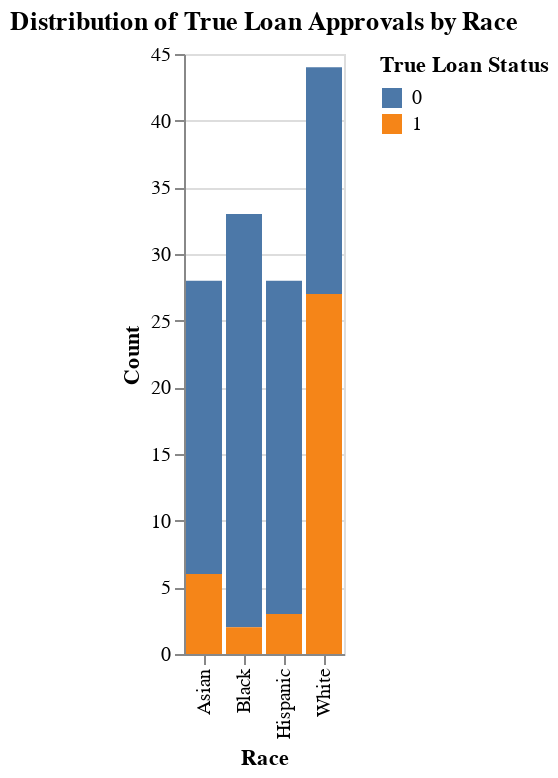

Notebook cell for this chart:
### Markdown cell above
------------------------------------------------------------------------

## Step 5. Visualize Loan Approval Predictions

### 5a. True Loan Approval Distribution by Race

### Code cell
data_test['true_label'] = data_test['Loan_Status'].map({'Y': 1, 'N': 0}).astype('int')

chart_true = alt.Chart(data_test).mark_bar().encode(
    x=alt.X('Race:N', title='Race'),
    y=alt.Y('count()', title='Count'),
    color=alt.Color('true_label:N', title='True Loan Status')
).properties(
    title='Distribution of True Loan Approvals by Race'
)
chart_true

### Figure 1 — Vega-Lite specification as saved in the notebook (floating-point values rounded to 4 significant figures; data arrays with more than 128 entries replaced by an {"elided": "..."} marker saying what was removed)
{"config": {"view": {"continuousWidth": 300, "continuousHeight": 300}}, "data": {"name": "data-5a52470ad35b0ed27f5e2b9084b945c5"}, "mark": {"type": "bar"}, "encoding": {"color": {"field": "true_label", "title": "True Loan Status", "type": "nominal"}, "x": {"field": "Race", "title": "Race", "type": "nominal"}, "y": {"aggregate": "count", "title": "Count", "type": "quantitative"}}, "title": "Distribution of True Loan Approvals by Race", "$schema": "https://vega.github.io/schema/vega-lite/v5.20.1.json", "datasets": {"data-5a52470ad35b0ed27f5e2b9084b945c5": {"elided": "133 records"}}}
